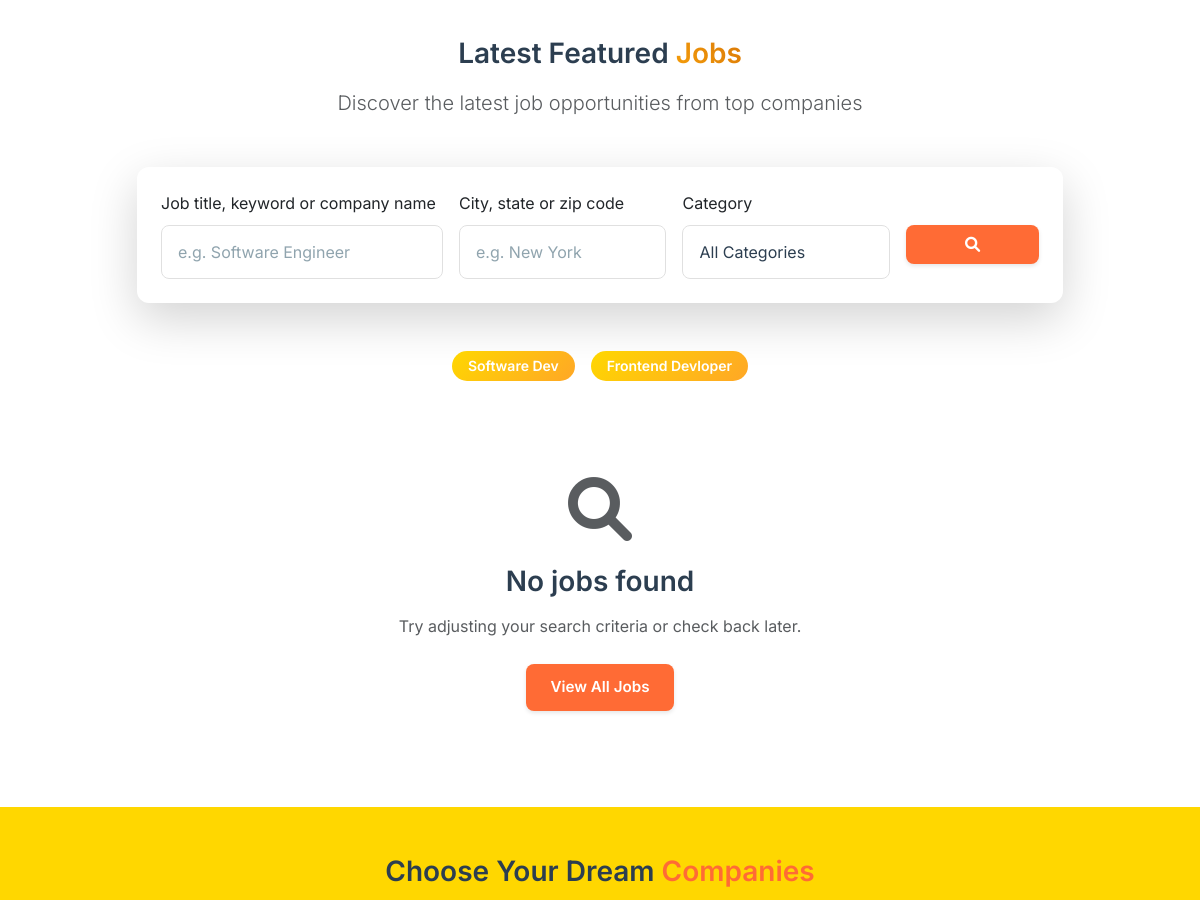
/ (middle part), run on an earlier commit of the app's database.
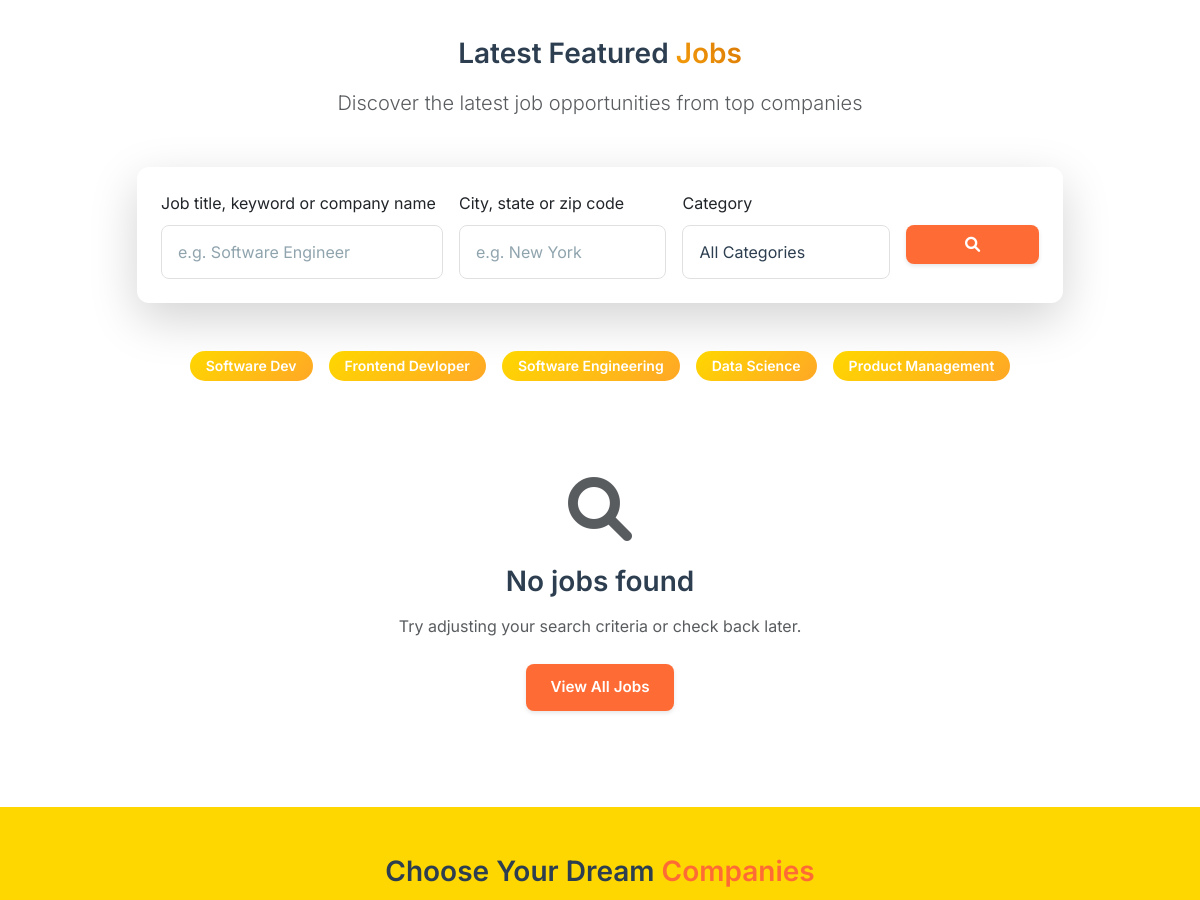
And on a later commit of the database.
### jobs/models.py (models this page shows, shortened)
class JobCategory(models.Model):
    name = models.CharField(max_length=100)
    slug = models.SlugField(unique=True)
    class Meta:
        verbose_name_plural = "Job Categories"

### jobs/views.py (the view)
# urls.py: path('', job_list, name='home'),
def job_list(request):
    jobs = Job.objects.filter(is_active=True).select_related('company', 'category')
    search_query = request.GET.get('search', '')
    if search_query:
        jobs = jobs.filter(
            Q(title__icontains=search_query) |
            Q(company__name__icontains=search_query) |
            Q(description__icontains=search_query)
        )
    category_slug = request.GET.get('category', '')
    if category_slug:
        jobs = jobs.filter(category__slug=category_slug)
    employment_type = request.GET.get('employment_type', '')
    if employment_type:
        jobs = jobs.filter(employment_type=employment_type)
    location = request.GET.get('location', '')
    if location:
        jobs = jobs.filter(location__icontains=location)
    experience_levels = request.GET.getlist('experience')
    if experience_levels:
        jobs = jobs.filter(experience_level__in=experience_levels)
    paginator = Paginator(jobs, 12)
    page_number = request.GET.get('page')
    jobs = paginator.get_page(page_number)
    categories = JobCategory.objects.all()
    context = {
        'jobs': jobs,
        'categories': categories,
        'search_query': search_query,
        'location': location,
        'employment_type': employment_type,
        'experience_levels': experience_levels,
    }
    return render(request, 'landing.html', context)

### templates/landing.html (shortened to what this page needs)
{% extends 'base.html' %}
{% load static %}
{% block content %}
<section class="py-5" style="background: var(--bg-primary);">
    <div class="container">
        <div class="text-center mb-5 animate-fade-in-up">
            <h2 class="display-5 font-bold mb-3" style="color: var(--text-primary);">
                Latest Featured <span class="gradient-animate" style="background: linear-gradient(45deg, #f59e0b, #d97706); -webkit-background-clip: text; -webkit-text-fill-color: transparent; background-clip: text;">Jobs</span>
            </h2>
            <p class="lead text-muted">Discover the latest job opportunities from top companies</p>
                        </div>
        <div class="row justify-content-center mb-5 animate-fade-in-up stagger-1">
            <div class="col-lg-10">
                <div class="card border-0 shadow-lg hover-lift">
                    <div class="card-body p-4">
                        <form method="GET" action="{% url 'home' %}" class="row g-3">
                            <div class="col-md-4">
                                <label class="form-label font-medium">Job title, keyword or company name</label>
                                <input type="text" class="form-control hover-glow" name="search"
                                       value="{{ search_query }}" placeholder="e.g. Software Engineer" style="transition: all 0.3s ease;">
                            </div>
                            <div class="col-md-3">
                                <label class="form-label font-medium">City, state or zip code</label>
                                <input type="text" class="form-control hover-glow" name="location"
                                       value="{{ selected_location }}" placeholder="e.g. New York" style="transition: all 0.3s ease;">
                            </div>
                            <div class="col-md-3">
                                <label class="form-label font-medium">Category</label>
                                <select class="form-control hover-glow" name="category" style="transition: all 0.3s ease;">
                                    <option value="">All Categories</option>
                            </select>
                        </div>
                            <div class="col-md-2">
                                <label class="form-label font-medium">&nbsp;</label>
                                <button type="submit" class="btn btn-primary w-100 hover-lift animate-pulse">
                                    <i class="fas fa-search"></i>
                                </button>
                            </div>
                        </form>
                            </div>
                        </div>
                            </div>
                        </div>
        <div class="text-center mb-5 animate-fade-in-up stagger-2">
            <div class="d-flex flex-wrap justify-content-center gap-3">
                {% for cat in categories|slice:":5" %}
                    <a href="{% url 'home' %}?category={{ cat.id }}" class="badge hover-scale animate-bounce"
                       style="background: var(--gradient-primary); color: white; cursor: pointer; transition: all 0.3s ease; text-decoration: none;">
                        {{ cat.name }}
                    </a>
                                {% endfor %}
                            </div>
                        </div>
        {% if page_obj %}
            <div class="row g-4">
                {% for job in page_obj %}
                    <div class="col-lg-6 mb-4 animate-fade-in-up stagger-{{ forloop.counter }}">
                        <div class="card h-100 border-0 shadow-md interactive-card" style="border-radius: 15px;">
                            <div class="card-body p-4">
                                <div class="d-flex align-items-start gap-3 mb-3">
                                    {% if job.company.logo %}
                                        <img src="{{ job.company.logo.url }}" alt="{{ job.company.name }}"
                                             class="rounded hover-scale" style="width: 3rem; height: 3rem; object-fit: cover; transition: all 0.3s ease;">
                                    {% else %}
                                        <div class="d-flex align-items-center justify-content-center rounded hover-scale" style="width: 3rem; height: 3rem; background: var(--primary); transition: all 0.3s ease;">
                                            <i class="fas fa-building text-white"></i>
                        </div>
                                    {% endif %}
                                    <div class="flex-grow-1">
                                        <h5 class="font-bold mb-1" style="color: var(--text-primary);">{{ job.title }}</h5>
                                        <p class="text-secondary mb-2" style="font-size: 0.9rem;">{{ job.company.name }}</p>
                                        <div class="d-flex align-items-center gap-3 text-sm text-secondary">
                                            <span><i class="fas fa-map-marker-alt me-1"></i>{{ job.location }}</span>
                                            <span><i class="fas fa-clock me-1"></i>{{ job.employment_type }}</span>
                </div>
            </div>
                                    <div class="d-flex align-items-center gap-2">
                                        {% if job.match_score %}
                                            <span class="badge" style="background: var(--accent); color: white; border-radius: 15px;">{{ job.match_score }}% Match</span>
                                        {% endif %}
                                        <i class="fas fa-bookmark" style="color: var(--text-muted); cursor: pointer;"></i>
                    </div>
                </div>
                                <div class="d-flex justify-content-between align-items-center mb-3">
                                    <div class="d-flex gap-2">
                                                        {% if job.remote_available %}
                                            <span class="badge" style="background: var(--bg-tertiary); color: var(--text-primary); border-radius: 15px; font-size: 0.75rem;">Remote</span>
                                                        {% endif %}
                                        <span class="badge" style="background: var(--bg-tertiary); color: var(--text-primary); border-radius: 15px; font-size: 0.75rem;">{{ job.experience_level }}</span>
                                        {% if job.salary_min %}
                                            <span class="badge" style="background: var(--bg-tertiary); color: var(--text-primary); border-radius: 15px; font-size: 0.75rem;">${{ job.salary_min|floatformat:0 }}+</span>
                                                {% endif %}
                                            </div>
                                    <small class="text-muted">30 minutes ago</small>
                                        </div>
                                <div class="d-flex justify-content-between align-items-center">
                                    <a href="{{ job.get_absolute_url }}" class="btn" style="background: var(--text-primary); color: white; border-radius: 10px; padding: 0.5rem 1.5rem;">
                                        Apply Now
                                    </a>
                                    <i class="fas fa-arrow-right" style="color: var(--text-muted);"></i>
                                        </div>
                                    </div>
                                </div>
                            </div>
                        {% endfor %}
            </div>
            <div class="text-center mt-4">
                <a href="#" class="btn" style="background: var(--text-primary); color: white; border-radius: 10px; padding: 0.75rem 2rem;">
                    View All Jobs
                </a>
                    </div>
                    {% if page_obj.has_other_pages %}
                        <div class="row mt-5">
                            <div class="col-12">
                                <nav aria-label="Job pagination">
                                    <ul class="pagination justify-content-center">
                                {% if page_obj.has_previous %}
                                            <li class="page-item">
                                                <a class="page-link hover-lift" href="?page=1{% if search_query %}&search={{ search_query }}{% endif %}{% if selected_location %}&location={{ selected_location }}{% endif %}{% if selected_category %}&category={{ selected_category }}{% endif %}" style="border-radius: 10px; margin: 0 2px; transition: all 0.3s ease;">
                                                    <i class="fas fa-angle-double-left"></i>
                                                </a>
                                            </li>
                                            <li class="page-item">
                                                <a class="page-link hover-lift" href="?page={{ page_obj.previous_page_number }}{% if search_query %}&search={{ search_query }}{% endif %}{% if selected_location %}&location={{ selected_location }}{% endif %}{% if selected_category %}&category={{ selected_category }}{% endif %}" style="border-radius: 10px; margin: 0 2px; transition: all 0.3s ease;">
                                                    <i class="fas fa-angle-left"></i>
                                                </a>
                                            </li>
                                {% endif %}
                                {% for num in page_obj.paginator.page_range %}
                                    {% if page_obj.number == num %}
                                                <li class="page-item active">
                                                    <span class="page-link" style="background: var(--primary); border-color: var(--primary); border-radius: 10px; margin: 0 2px;">{{ num }}</span>
                                                </li>
                                    {% elif num > page_obj.number|add:'-3' and num < page_obj.number|add:'3' %}
                                                <li class="page-item">
                                                    <a class="page-link hover-lift" href="?page={{ num }}{% if search_query %}&search={{ search_query }}{% endif %}{% if selected_location %}&location={{ selected_location }}{% endif %}{% if selected_category %}&category={{ selected_category }}{% endif %}" style="border-radius: 10px; margin: 0 2px; transition: all 0.3s ease;">{{ num }}</a>
                                                </li>
                                    {% endif %}
                                {% endfor %}
                                {% if page_obj.has_next %}
                                            <li class="page-item">
                                                <a class="page-link hover-lift" href="?page={{ page_obj.next_page_number }}{% if search_query %}&search={{ search_query }}{% endif %}{% if selected_location %}&location={{ selected_location }}{% endif %}{% if selected_category %}&category={{ selected_category }}{% endif %}" style="border-radius: 10px; margin: 0 2px; transition: all 0.3s ease;">
                                                    <i class="fas fa-angle-right"></i>
                                                </a>
                                            </li>
                                            <li class="page-item">
                                                <a class="page-link hover-lift" href="?page={{ page_obj.paginator.num_pages }}{% if search_query %}&search={{ search_query }}{% endif %}{% if selected_location %}&location={{ selected_location }}{% endif %}{% if selected_category %}&category={{ selected_category }}{% endif %}" style="border-radius: 10px; margin: 0 2px; transition: all 0.3s ease;">
                                                    <i class="fas fa-angle-double-right"></i>
                                                </a>
                                            </li>
                                {% endif %}
                                    </ul>
                            </nav>
                            </div>
                        </div>
                    {% endif %}
                {% else %}
                    <div class="text-center py-5">
                        <div class="mb-4">
                            <i class="fas fa-search text-muted" style="font-size: 4rem;"></i>
                        </div>
                        <h3 class="font-bold mb-3">No jobs found</h3>
                        <p class="text-muted mb-4">Try adjusting your search criteria or check back later.</p>
                        <a href="{% url 'find_jobs' %}" class="btn btn-primary">View All Jobs</a>
                    </div>
                {% endif %}
            </div>
</section>
<section class="py-5" style="background: var(--primary);">
    <div class="container">
        <div class="text-center mb-5">
            <h2 class="display-5 font-bold mb-3" style="color: var(--text-primary);">
                Choose Your Dream <span style="color: var(--accent);">Companies</span>
            </h2>
            </div>
            </div>
        </section>
{% endblock %}

### templates/base.html (shortened to what this page needs)
{% load static %}
<!DOCTYPE html>
<html lang="en">
<head>
    <link href="https://cdn.jsdelivr.net/npm/bootstrap@5.3.0/dist/css/bootstrap.min.css" rel="stylesheet">
    <link rel="stylesheet" href="https://cdnjs.cloudflare.com/ajax/libs/font-awesome/6.0.0/css/all.min.css">
</head>
<body {% if user.is_authenticated and user.customuser.role == 'company' %}class="company-theme"{% endif %}>
    <main>
        {% block content %}
        {% endblock %}
    </main>
</body>
</html>

What changed in the data, as far as the page shows it:
added JobCategory: name "Software Engineering"
added JobCategory: name "Data Science"
added JobCategory: name "Product Management"
